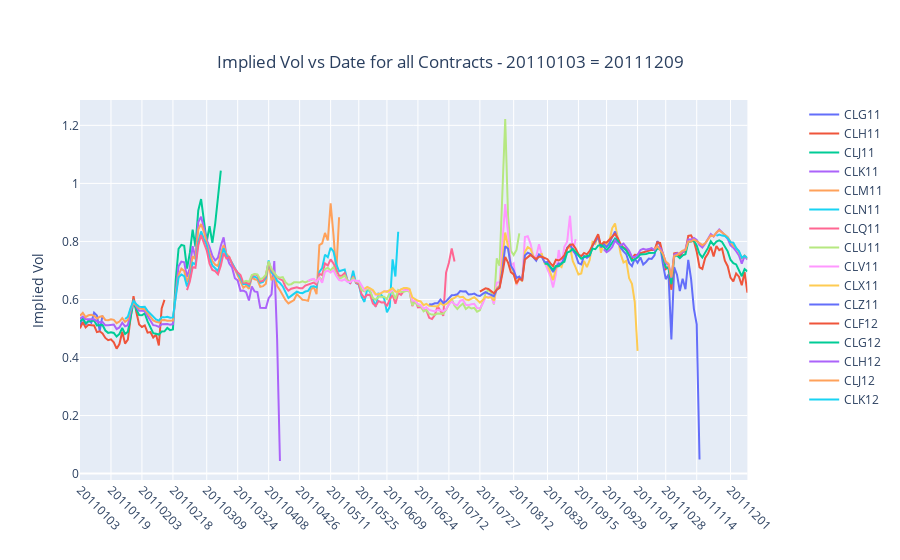
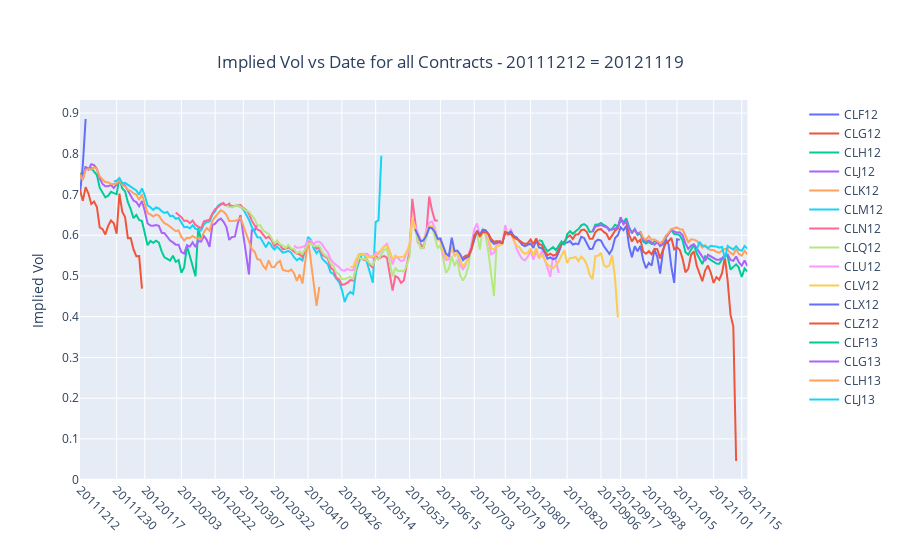
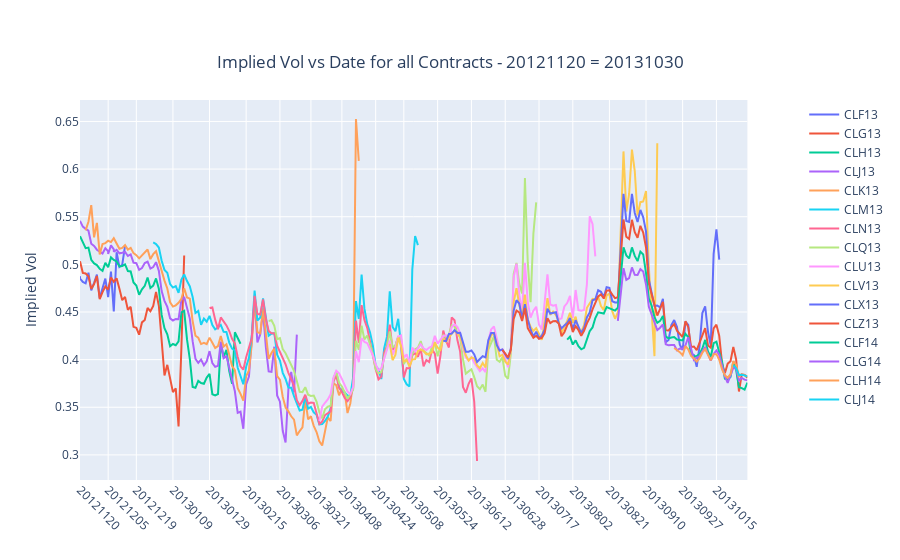
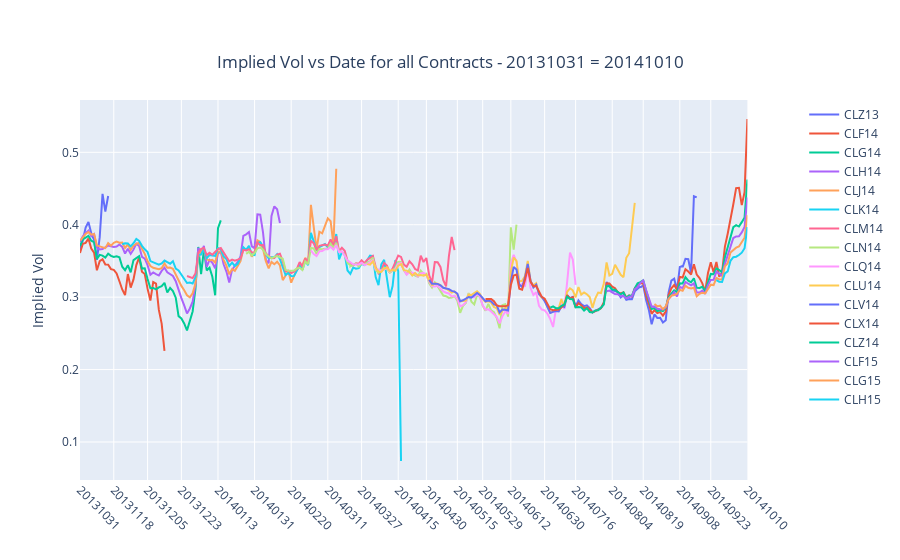

The cell these charts' notebook holds for them, in order:
### Code cell
df_test = get_cuv_imp_from_redis()
df_test = df_test[df_test.symbol.str.slice(0,2)=='CL']


c= 'settle_date'
g = dashapp.generate_sub_dfs(df_test,c,10)
for df_sub in g:
    y_defs = [['name','x_column','row','col','is_secondary','yaxis_title']]
    symbols = df_sub.symbol.unique()
    df_sub_to_plot = pd.DataFrame({'settle_date':df_sub.settle_date.unique()})
    for symbol in symbols:
        y_defs.append([symbol,'settle_date',1,1,False,'Implied Vol'])
        df_sub_to_plot_this_symbol = df_sub[df_sub.symbol==symbol][['settle_date','iv']]
        df_sub_to_plot_this_symbol = df_sub_to_plot_this_symbol.rename(columns={'iv':symbol})
        df_sub_to_plot = df_sub_to_plot.merge(
            df_sub_to_plot_this_symbol,on='settle_date',how='left')
        
        
    df_figure = pd.DataFrame(y_defs[1:],columns=y_defs[0])  
    yyyymmdd_beg = df_sub_to_plot.settle_date.min()
    yyyymmdd_end = df_sub_to_plot.settle_date.max()
    title = f'Implied Vol vs Date for all Contracts - {yyyymmdd_beg} = {yyyymmdd_end}'
    iplot(
        dashapp.plotly_subplots(
            df_sub_to_plot,
            df_figure,title=title
        )
    )

### Figure 1 — Plotly figure (JSON) as saved in the notebook; plotly's stock layout.template omitted (floating-point values rounded to 4 significant figures; data arrays with more than 128 entries replaced by an {"elided": "..."} marker saying what was removed)
{"data": [{"name": "CLG11", "type": "scatter", "x": {"elided": "259 int values"}, "xaxis": "x", "y": {"elided": "259 float values"}, "yaxis": "y"}, {"name": "CLH11", "type": "scatter", "x": {"elided": "259 int values"}, "xaxis": "x", "y": {"elided": "259 float values"}, "yaxis": "y"}, {"name": "CLJ11", "type": "scatter", "x": {"elided": "259 int values"}, "xaxis": "x", "y": {"elided": "259 float values"}, "yaxis": "y"}, {"name": "CLK11", "type": "scatter", "x": {"elided": "259 int values"}, "xaxis": "x", "y": {"elided": "259 float values"}, "yaxis": "y"}, {"name": "CLM11", "type": "scatter", "x": {"elided": "259 int values"}, "xaxis": "x", "y": {"elided": "259 float values"}, "yaxis": "y"}, {"name": "CLN11", "type": "scatter", "x": {"elided": "259 int values"}, "xaxis": "x", "y": {"elided": "259 float values"}, "yaxis": "y"}, {"name": "CLQ11", "type": "scatter", "x": {"elided": "259 int values"}, "xaxis": "x", "y": {"elided": "259 float values"}, "yaxis": "y"}, {"name": "CLU11", "type": "scatter", "x": {"elided": "259 int values"}, "xaxis": "x", "y": {"elided": "259 float values"}, "yaxis": "y"}, {"name": "CLV11", "type": "scatter", "x": {"elided": "259 int values"}, "xaxis": "x", "y": {"elided": "259 float values"}, "yaxis": "y"}, {"name": "CLX11", "type": "scatter", "x": {"elided": "259 int values"}, "xaxis": "x", "y": {"elided": "259 float values"}, "yaxis": "y"}, {"name": "CLZ11", "type": "scatter", "x": {"elided": "259 int values"}, "xaxis": "x", "y": {"elided": "259 float values"}, "yaxis": "y"}, {"name": "CLF12", "type": "scatter", "x": {"elided": "259 int values"}, "xaxis": "x", "y": {"elided": "259 float values"}, "yaxis": "y"}, {"name": "CLG12", "type": "scatter", "x": {"elided": "259 int values"}, "xaxis": "x", "y": {"elided": "259 float values"}, "yaxis": "y"}, {"name": "CLH12", "type": "scatter", "x": {"elided": "259 int values"}, "xaxis": "x", "y": {"elided": "259 float values"}, "yaxis": "y"}, {"name": "CLJ12", "type": "scatter", "x": {"elided": "259 int values"}, "xaxis": "x", "y": {"elided": "259 float values"}, "yaxis": "y"}, {"name": "CLK12", "type": "scatter", "x": {"elided": "259 int values"}, "xaxis": "x", "y": {"elided": "259 float values"}, "yaxis": "y"}], "layout": {"hovermode": "x", "spikedistance": 1000, "title": {"text": "Implied Vol vs Date for all Contracts - 20110103 = 20111209", "x": 0.5, "xanchor": "center", "y": 0.9, "yanchor": "top"}, "xaxis": {"anchor": "y", "domain": [0, 0.94], "showspikes": true, "spikedash": "solid", "spikemode": "toaxis+across", "spikethickness": 1, "tickangle": 45, "ticktext": [20110103, 20110119, 20110203, 20110218, 20110309, 20110324, 20110408, 20110426, 20110511, 20110525, 20110609, 20110624, 20110712, 20110727, 20110812, 20110830, 20110915, 20110929, 20111014, 20111028, 20111114, 20111201], "tickvals": [20110103, 20110119, 20110203, 20110218, 20110309, 20110324, 20110408, 20110426, 20110511, 20110525, 20110609, 20110624, 20110712, 20110727, 20110812, 20110830, 20110915, 20110929, 20111014, 20111028, 20111114, 20111201], "type": "category"}, "yaxis": {"anchor": "x", "domain": [0, 1], "showspikes": true, "spikedash": "solid", "spikemode": "toaxis+across", "spikethickness": 1, "title": {"text": "Implied Vol"}}, "yaxis2": {"anchor": "x", "overlaying": "y", "side": "right"}}}

### Figure 2 — Plotly figure (JSON) as saved in the notebook; plotly's stock layout.template omitted (floating-point values rounded to 4 significant figures; data arrays with more than 128 entries replaced by an {"elided": "..."} marker saying what was removed)
{"data": [{"name": "CLF12", "type": "scatter", "x": {"elided": "276 int values"}, "xaxis": "x", "y": {"elided": "276 float values"}, "yaxis": "y"}, {"name": "CLG12", "type": "scatter", "x": {"elided": "276 int values"}, "xaxis": "x", "y": {"elided": "276 float values"}, "yaxis": "y"}, {"name": "CLH12", "type": "scatter", "x": {"elided": "276 int values"}, "xaxis": "x", "y": {"elided": "276 float values"}, "yaxis": "y"}, {"name": "CLJ12", "type": "scatter", "x": {"elided": "276 int values"}, "xaxis": "x", "y": {"elided": "276 float values"}, "yaxis": "y"}, {"name": "CLK12", "type": "scatter", "x": {"elided": "276 int values"}, "xaxis": "x", "y": {"elided": "276 float values"}, "yaxis": "y"}, {"name": "CLM12", "type": "scatter", "x": {"elided": "276 int values"}, "xaxis": "x", "y": {"elided": "276 float values"}, "yaxis": "y"}, {"name": "CLN12", "type": "scatter", "x": {"elided": "276 int values"}, "xaxis": "x", "y": {"elided": "276 float values"}, "yaxis": "y"}, {"name": "CLQ12", "type": "scatter", "x": {"elided": "276 int values"}, "xaxis": "x", "y": {"elided": "276 float values"}, "yaxis": "y"}, {"name": "CLU12", "type": "scatter", "x": {"elided": "276 int values"}, "xaxis": "x", "y": {"elided": "276 float values"}, "yaxis": "y"}, {"name": "CLV12", "type": "scatter", "x": {"elided": "276 int values"}, "xaxis": "x", "y": {"elided": "276 float values"}, "yaxis": "y"}, {"name": "CLX12", "type": "scatter", "x": {"elided": "276 int values"}, "xaxis": "x", "y": {"elided": "276 float values"}, "yaxis": "y"}, {"name": "CLZ12", "type": "scatter", "x": {"elided": "276 int values"}, "xaxis": "x", "y": {"elided": "276 float values"}, "yaxis": "y"}, {"name": "CLF13", "type": "scatter", "x": {"elided": "276 int values"}, "xaxis": "x", "y": {"elided": "276 float values"}, "yaxis": "y"}, {"name": "CLG13", "type": "scatter", "x": {"elided": "276 int values"}, "xaxis": "x", "y": {"elided": "276 float values"}, "yaxis": "y"}, {"name": "CLH13", "type": "scatter", "x": {"elided": "276 int values"}, "xaxis": "x", "y": {"elided": "276 float values"}, "yaxis": "y"}, {"name": "CLJ13", "type": "scatter", "x": {"elided": "276 int values"}, "xaxis": "x", "y": {"elided": "276 float values"}, "yaxis": "y"}], "layout": {"hovermode": "x", "spikedistance": 1000, "title": {"text": "Implied Vol vs Date for all Contracts - 20111212 = 20121119", "x": 0.5, "xanchor": "center", "y": 0.9, "yanchor": "top"}, "xaxis": {"anchor": "y", "domain": [0, 0.94], "showspikes": true, "spikedash": "solid", "spikemode": "toaxis+across", "spikethickness": 1, "tickangle": 45, "ticktext": [20111212, 20111230, 20120117, 20120203, 20120222, 20120307, 20120322, 20120410, 20120426, 20120514, 20120531, 20120615, 20120703, 20120719, 20120801, 20120820, 20120906, 20120917, 20120928, 20121015, 20121101, 20121115], "tickvals": [20111212, 20111230, 20120117, 20120203, 20120222, 20120307, 20120322, 20120410, 20120426, 20120514, 20120531, 20120615, 20120703, 20120719, 20120801, 20120820, 20120906, 20120917, 20120928, 20121015, 20121101, 20121115], "type": "category"}, "yaxis": {"anchor": "x", "domain": [0, 1], "showspikes": true, "spikedash": "solid", "spikemode": "toaxis+across", "spikethickness": 1, "title": {"text": "Implied Vol"}}, "yaxis2": {"anchor": "x", "overlaying": "y", "side": "right"}}}

### Figure 3 — Plotly figure (JSON) as saved in the notebook; plotly's stock layout.template omitted (floating-point values rounded to 4 significant figures; data arrays with more than 128 entries replaced by an {"elided": "..."} marker saying what was removed)
{"data": [{"name": "CLF13", "type": "scatter", "x": {"elided": "260 int values"}, "xaxis": "x", "y": {"elided": "260 float values"}, "yaxis": "y"}, {"name": "CLG13", "type": "scatter", "x": {"elided": "260 int values"}, "xaxis": "x", "y": {"elided": "260 float values"}, "yaxis": "y"}, {"name": "CLH13", "type": "scatter", "x": {"elided": "260 int values"}, "xaxis": "x", "y": {"elided": "260 float values"}, "yaxis": "y"}, {"name": "CLJ13", "type": "scatter", "x": {"elided": "260 int values"}, "xaxis": "x", "y": {"elided": "260 float values"}, "yaxis": "y"}, {"name": "CLK13", "type": "scatter", "x": {"elided": "260 int values"}, "xaxis": "x", "y": {"elided": "260 float values"}, "yaxis": "y"}, {"name": "CLM13", "type": "scatter", "x": {"elided": "260 int values"}, "xaxis": "x", "y": {"elided": "260 float values"}, "yaxis": "y"}, {"name": "CLN13", "type": "scatter", "x": {"elided": "260 int values"}, "xaxis": "x", "y": {"elided": "260 float values"}, "yaxis": "y"}, {"name": "CLQ13", "type": "scatter", "x": {"elided": "260 int values"}, "xaxis": "x", "y": {"elided": "260 float values"}, "yaxis": "y"}, {"name": "CLU13", "type": "scatter", "x": {"elided": "260 int values"}, "xaxis": "x", "y": {"elided": "260 float values"}, "yaxis": "y"}, {"name": "CLV13", "type": "scatter", "x": {"elided": "260 int values"}, "xaxis": "x", "y": {"elided": "260 float values"}, "yaxis": "y"}, {"name": "CLX13", "type": "scatter", "x": {"elided": "260 int values"}, "xaxis": "x", "y": {"elided": "260 float values"}, "yaxis": "y"}, {"name": "CLZ13", "type": "scatter", "x": {"elided": "260 int values"}, "xaxis": "x", "y": {"elided": "260 float values"}, "yaxis": "y"}, {"name": "CLF14", "type": "scatter", "x": {"elided": "260 int values"}, "xaxis": "x", "y": {"elided": "260 float values"}, "yaxis": "y"}, {"name": "CLG14", "type": "scatter", "x": {"elided": "260 int values"}, "xaxis": "x", "y": {"elided": "260 float values"}, "yaxis": "y"}, {"name": "CLH14", "type": "scatter", "x": {"elided": "260 int values"}, "xaxis": "x", "y": {"elided": "260 float values"}, "yaxis": "y"}, {"name": "CLJ14", "type": "scatter", "x": {"elided": "260 int values"}, "xaxis": "x", "y": {"elided": "260 float values"}, "yaxis": "y"}], "layout": {"hovermode": "x", "spikedistance": 1000, "title": {"text": "Implied Vol vs Date for all Contracts - 20121120 = 20131030", "x": 0.5, "xanchor": "center", "y": 0.9, "yanchor": "top"}, "xaxis": {"anchor": "y", "domain": [0, 0.94], "showspikes": true, "spikedash": "solid", "spikemode": "toaxis+across", "spikethickness": 1, "tickangle": 45, "ticktext": [20121120, 20121205, 20121219, 20130109, 20130129, 20130215, 20130306, 20130321, 20130408, 20130424, 20130508, 20130524, 20130612, 20130628, 20130717, 20130802, 20130821, 20130910, 20130927, 20131015], "tickvals": [20121120, 20121205, 20121219, 20130109, 20130129, 20130215, 20130306, 20130321, 20130408, 20130424, 20130508, 20130524, 20130612, 20130628, 20130717, 20130802, 20130821, 20130910, 20130927, 20131015], "type": "category"}, "yaxis": {"anchor": "x", "domain": [0, 1], "showspikes": true, "spikedash": "solid", "spikemode": "toaxis+across", "spikethickness": 1, "title": {"text": "Implied Vol"}}, "yaxis2": {"anchor": "x", "overlaying": "y", "side": "right"}}}

### Figure 4 — Plotly figure (JSON) as saved in the notebook; plotly's stock layout.template omitted (floating-point values rounded to 4 significant figures; data arrays with more than 128 entries replaced by an {"elided": "..."} marker saying what was removed)
{"data": [{"name": "CLZ13", "type": "scatter", "x": {"elided": "261 int values"}, "xaxis": "x", "y": {"elided": "261 float values"}, "yaxis": "y"}, {"name": "CLF14", "type": "scatter", "x": {"elided": "261 int values"}, "xaxis": "x", "y": {"elided": "261 float values"}, "yaxis": "y"}, {"name": "CLG14", "type": "scatter", "x": {"elided": "261 int values"}, "xaxis": "x", "y": {"elided": "261 float values"}, "yaxis": "y"}, {"name": "CLH14", "type": "scatter", "x": {"elided": "261 int values"}, "xaxis": "x", "y": {"elided": "261 float values"}, "yaxis": "y"}, {"name": "CLJ14", "type": "scatter", "x": {"elided": "261 int values"}, "xaxis": "x", "y": {"elided": "261 float values"}, "yaxis": "y"}, {"name": "CLK14", "type": "scatter", "x": {"elided": "261 int values"}, "xaxis": "x", "y": {"elided": "261 float values"}, "yaxis": "y"}, {"name": "CLM14", "type": "scatter", "x": {"elided": "261 int values"}, "xaxis": "x", "y": {"elided": "261 float values"}, "yaxis": "y"}, {"name": "CLN14", "type": "scatter", "x": {"elided": "261 int values"}, "xaxis": "x", "y": {"elided": "261 float values"}, "yaxis": "y"}, {"name": "CLQ14", "type": "scatter", "x": {"elided": "261 int values"}, "xaxis": "x", "y": {"elided": "261 float values"}, "yaxis": "y"}, {"name": "CLU14", "type": "scatter", "x": {"elided": "261 int values"}, "xaxis": "x", "y": {"elided": "261 float values"}, "yaxis": "y"}, {"name": "CLV14", "type": "scatter", "x": {"elided": "261 int values"}, "xaxis": "x", "y": {"elided": "261 float values"}, "yaxis": "y"}, {"name": "CLX14", "type": "scatter", "x": {"elided": "261 int values"}, "xaxis": "x", "y": {"elided": "261 float values"}, "yaxis": "y"}, {"name": "CLZ14", "type": "scatter", "x": {"elided": "261 int values"}, "xaxis": "x", "y": {"elided": "261 float values"}, "yaxis": "y"}, {"name": "CLF15", "type": "scatter", "x": {"elided": "261 int values"}, "xaxis": "x", "y": {"elided": "261 float values"}, "yaxis": "y"}, {"name": "CLG15", "type": "scatter", "x": {"elided": "261 int values"}, "xaxis": "x", "y": {"elided": "261 float values"}, "yaxis": "y"}, {"name": "CLH15", "type": "scatter", "x": {"elided": "261 int values"}, "xaxis": "x", "y": {"elided": "261 float values"}, "yaxis": "y"}], "layout": {"hovermode": "x", "spikedistance": 1000, "title": {"text": "Implied Vol vs Date for all Contracts - 20131031 = 20141010", "x": 0.5, "xanchor": "center", "y": 0.9, "yanchor": "top"}, "xaxis": {"anchor": "y", "domain": [0, 0.94], "showspikes": true, "spikedash": "solid", "spikemode": "toaxis+across", "spikethickness": 1, "tickangle": 45, "ticktext": [20131031, 20131118, 20131205, 20131223, 20140113, 20140131, 20140220, 20140311, 20140327, 20140415, 20140430, 20140515, 20140529, 20140612, 20140630, 20140716, 20140804, 20140819, 20140908, 20140923, 20141010], "tickvals": [20131031, 20131118, 20131205, 20131223, 20140113, 20140131, 20140220, 20140311, 20140327, 20140415, 20140430, 20140515, 20140529, 20140612, 20140630, 20140716, 20140804, 20140819, 20140908, 20140923, 20141010], "type": "category"}, "yaxis": {"anchor": "x", "domain": [0, 1], "showspikes": true, "spikedash": "solid", "spikemode": "toaxis+across", "spikethickness": 1, "title": {"text": "Implied Vol"}}, "yaxis2": {"anchor": "x", "overlaying": "y", "side": "right"}}}
